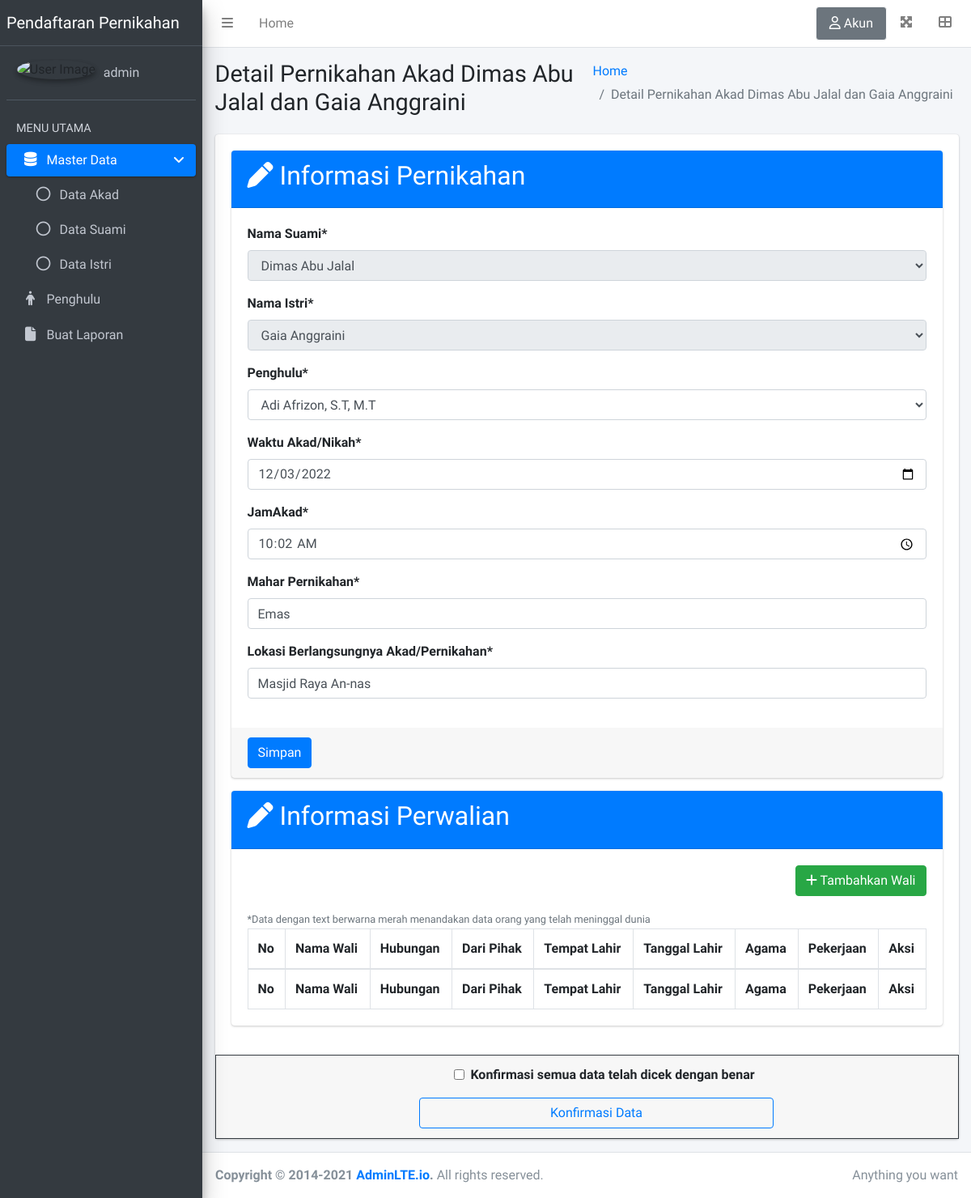
The app's page /akad/detail/7/ (signed in) with its own data.
### base/models.py (models this page shows)
class Akad(models.Model):
    user = models.ForeignKey(User, on_delete=models.CASCADE, blank=True, null=True)
    penghulu = models.ForeignKey(Penghulu, on_delete=models.RESTRICT)
    suami = models.ForeignKey(Suami, on_delete=models.CASCADE)
    istri = models.ForeignKey(Istri, on_delete=models.CASCADE)
    waktuAkad = models.DateField()
    jamAkad = models.TimeField()
    mahar = models.CharField(max_length=100)
    lokasi = models.CharField(max_length=100)
    diperiksa = models.BooleanField(default= False)
    created = models.DateTimeField(auto_now_add=True, null = True)
    updated = models.DateTimeField(auto_now = True)
    class Meta:
        ordering = ["-created"]
    def __str__(self):
        return f"Akad {self.suami} dan {self.istri}"

### base/views.py (the view, shortened to what this page needs)
# urls.py: path("akad/detail/<int:pk>/", views.detail_akad_view, name="detail_akad"),
@login_required(login_url='login')
def detail_akad_view(request, pk):
    akad = Akad.objects.get(id=pk)
    page = f'Detail Pernikahan {akad}'
    form = AkadEditForm(instance = akad)
    confirm = KonfirmasiForm(instance = akad, use_required_attribute=True)
    listWali = akad.wali_set.all()
    if request.user.is_superuser == False:
        if akad.user != request.user:
            return redirect('index')
    context = {
        'page': page,
        'akad': akad,
        'form': form,
        'listWali': listWali
    }
    return render(request, 'base/detail_akad.html', context)

### base/forms.py
class AkadEditForm(ModelForm):
    class Meta:
        model = Akad
        fields = '__all__'
        exclude = ['user', 'created', 'updated',]
        labels = {
            'suami' : 'Nama Suami',
            'istri' : 'Nama Istri',
            'waktuAkad' : 'Waktu Akad/Nikah',
            'mahar' : 'Mahar Pernikahan',
            'lokasi' : 'Lokasi Berlangsungnya Akad/Pernikahan',
            'diperiksa' : 'Konfirmasi semua data telah dicek dengan benar'
        }
        widgets = {
            'suami': forms.Select(attrs={'class': 'form-control', 'readonly': 'true', }),
            'istri': forms.Select(attrs={'class': 'form-control', 'readonly': 'true', }),
            'penghulu': forms.Select(attrs={'class': 'form-control',}),
            'waktuAkad': forms.DateInput(attrs={'class': 'form-control', 'type': 'date',}, format= '%Y-%m-%d'),
            'jamAkad': forms.TimeInput(attrs={'type': 'time'},format='%H:%M'),
            'mahar': forms.TextInput(attrs={'class': 'form-control', })
        }

### base/models.py (called while the page is built)
    def __str__(self):
        return self.namaSuami

    def __str__(self):
        return self.namaIstri

    def __str__(self):
        return self.nama

### base/templates/base/detail_akad.html (shortened to what this page needs)
{% extends 'base.html' %}
{% load static %}
{% load crispy_forms_tags %}
{% block content %}
<div class="row">
    <div class="col-12">
        <div class="card card-outline">
            <div class="card-body">
                <form action="" method="post">
                    <div class="card card-primary">
                      <div class="card-header">
                          <h2><i class="fa-solid fa-pen"></i> Informasi Pernikahan</h2>
                      </div>
                      <div class="card-body">
                          {{form.suami|as_crispy_field}}
                          {{form.istri|as_crispy_field}}
                          {{form.penghulu|as_crispy_field}}
                          {{form.waktuAkad|as_crispy_field}}
                          {{form.jamAkad|as_crispy_field}}
                          {{form.mahar|as_crispy_field}}
                          {{form.lokasi|as_crispy_field}}
                      </div>
                      <div class="card-footer">
                        <button type="submit" class="btn btn-primary">Simpan</button>
                      </div>
                    </div>
                </form>
              <div class="card card-primary">
                <div class="card-header">
                    <h2><i class="fa-solid fa-pen"></i> Informasi Perwalian</h2>
                </div>
                <div class="card-body">
                    <div class="d-flex align-content-end justify-content-end">
                        <a href="{% url 'tambah-wali' akad.id %}"><button class="align-self-end btn btn-success mb-3"><i class="fa-solid fa-plus"></i> Tambahkan Wali</button>
                        </a>
                        </div>
                    <small class="text-muted">*Data dengan text berwarna merah menandakan data orang yang telah meninggal dunia</small>
                    <table id="example1" class="table table-bordered table-striped w-100">
                        <thead>
                        <tr>
                          <th>No</th>
                          <th>Nama Wali</th>
                          <th>Hubungan</th>
                          <th>Dari Pihak</th>
                          <th>Tempat Lahir</th>
                          <th>Tanggal Lahir</th>
                          <th>Agama</th>
                          <th>Pekerjaan</th>
                          <th>Aksi</th>
                        </tr>
                        </thead>
                        <tfoot>
                            <tr>
                                <th>No</th>
                                <th>Nama Wali</th>
                                <th>Hubungan</th>
                                <th>Dari Pihak</th>
                                <th>Tempat Lahir</th>
                                <th>Tanggal Lahir</th>
                                <th>Agama</th>
                                <th>Pekerjaan</th>
                                <th>Aksi</th>
                            </tr>
                        </tfoot>
                      </table>
                </div>
              </div>
            </div>
      {% if request.user.is_superuser %}
      <div class="card-footer border border-top-3 border-dark">
          <form action="" method="post">
            <center><div class="form-check ml-4">
              <b>{{form.diperiksa|as_crispy_field}}</b>
          </div></center>
            <center><button type="submit" class="btn btn-outline-primary w-50 ml-4">Konfirmasi Data</button></center>
        </form>
      </div>
      {% endif %}
    </div>
    </div>
</div>
{% endblock content %}

### templates/base.html (shortened to what this page needs)
{% load static %}
<!DOCTYPE html>
<html lang="en">
<head>
  <link rel="stylesheet" href="{% static 'plugins/datatables-bs4/css/dataTables.bootstrap4.min.css' %}">
  <link rel="stylesheet" href="{% static 'plugins/datatables-responsive/css/responsive.bootstrap4.min.css' %}">
    <link rel="stylesheet" href="{% static 'plugins/datatables-buttons/css/buttons.bootstrap4.min.css' %}">
  <link rel="stylesheet" href="{% static 'dist/css/adminlte.min.css' %}">
</head>
<body class="hold-transition sidebar-mini">
<div class="wrapper">
  <nav class="main-header navbar navbar-expand navbar-white navbar-light">
    <ul class="navbar-nav">
      <li class="nav-item">
        <a class="nav-link" data-widget="pushmenu" href="#" role="button"><i class="fas fa-bars"></i></a>
      </li>
      <li class="nav-item d-none d-sm-inline-block">
        <a href="{% url 'index' %}" class="nav-link">Home</a>
      </li>
    </ul>
    <ul class="navbar-nav ml-auto">
      <li class="nav-item dropdown border border-light bg-gray rounded">
        <a class="nav-link" data-toggle="dropdown" href="#">
          <span><i class="fa-regular fa-user"></i> Akun </span>
        </a>
      </li>
      <li class="nav-item">
        <a class="nav-link" data-widget="fullscreen" href="#" role="button">
          <i class="fas fa-expand-arrows-alt"></i>
        </a>
      </li>
      <li class="nav-item">
        <a class="nav-link" data-widget="control-sidebar" data-slide="true" href="#" role="button">
          <i class="fas fa-th-large"></i>
        </a>
      </li>
    </ul>
  </nav>
  <aside class="main-sidebar sidebar-dark-primary elevation-4">
    <a href="{% url 'index' %}" class="brand-link">
      <span class="brand-text font-weight-light">Pendaftaran Pernikahan</span>
    </a>
    <div class="sidebar">
      <div class="user-panel mt-3 pb-3 mb-3 d-flex">
        <div class="image">
          <img src="https://img2.pngdownload.id/20180523/tha/kisspng-businessperson-computer-icons-avatar-clip-art-lattice-5b0508dc6a3a10.0013931115270566044351.jpg" class="img-circle elevation-2" alt="User Image">
        </div>
        <div class="info">
          <a href="#" class="d-block">{{request.user}}</a>
        </div>
      </div>
      <nav class="mt-2">
        <ul class="nav nav-pills nav-sidebar flex-column" data-widget="treeview" role="menu" data-accordion="false">
          <li class="nav-header">MENU UTAMA</li>
          {% if request.user.is_superuser %}
          <li class="nav-item menu-open">
            <a href="#" class="nav-link active">
              <i class="nav-icon fas fa-database"></i>
              <p>
                Master Data
                <i class="right fas fa-angle-left"></i>
              </p>
            </a>
            <ul class="nav nav-treeview pl-3">
              <li class="nav-item">
                <a href="{% url 'akad' %}" class="nav-link">
                  <i class="far fa-circle nav-icon"></i>
                  <p>Data Akad</p>
                </a>
              </li>
              <li class="nav-item">
                <a href="{% url 'data-suami' %}" class="nav-link">
                  <i class="far fa-circle nav-icon"></i>
                  <p>Data Suami</p>
                </a>
              </li>
              <li class="nav-item">
                <a href="{% url 'data-istri' %}" class="nav-link">
                  <i class="far fa-circle nav-icon"></i>
                  <p>Data Istri</p>
                </a>
              </li>
            </ul>
          </li>
          <li class="nav-item">
            <a href="{% url 'penghulu' %}" class="nav-link">
              <i class="nav-icon fas fa-person"></i>
              <p>
                Penghulu
              </p>
            </a>
          </li>
          <li class="nav-item">
            <a href="{% url 'cetak-akad' %}" class="nav-link">
              <i class="nav-icon fas fa-file"></i>
              <p>
                Buat Laporan
              </p>
            </a>
          </li>
          {% endif %}
        </ul>
      </nav>
    </div>
  </aside>
  <div class="content-wrapper">
    <div class="content-header">
      <div class="container-fluid">
        <div class="row mb-2">
          <div class="col-sm-6">
            <h1 class="m-0">{{page}}</h1>
          </div>
          <div class="col-sm-6">
            <ol class="breadcrumb float-sm-right">
              <li class="breadcrumb-item"><a href="#">Home</a></li>
              <li class="breadcrumb-item active">{{page}}</li>
            </ol>
          </div>
        </div>
      </div>
    </div>
    <div class="content">
      <div class="container-fluid">
        {% block content %}
        {% endblock content %}
      </div>
    </div>
  </div>
  <footer class="main-footer">
    <div class="float-right d-none d-sm-inline">
      Anything you want
    </div>
    <strong>Copyright &copy; 2014-2021 <a href="https://adminlte.io">AdminLTE.io</a>.</strong> All rights reserved.
  </footer>
</div>
</body>
</html>

### records on screen
Akad: suami "Dimas Abu Jalal", istri "Gaia Anggraini", penghulu "Adi Afrizon, S.T, M.T", waktuAkad "12/03/2022", jamAkad "10:02", mahar "Emas", lokasi "Masjid Raya An-nas"

### other values on screen
{{ request.user }} "admin"
{{ page }} "Detail Pernikahan Akad Dimas Abu Jalal dan Gaia Anggraini"
